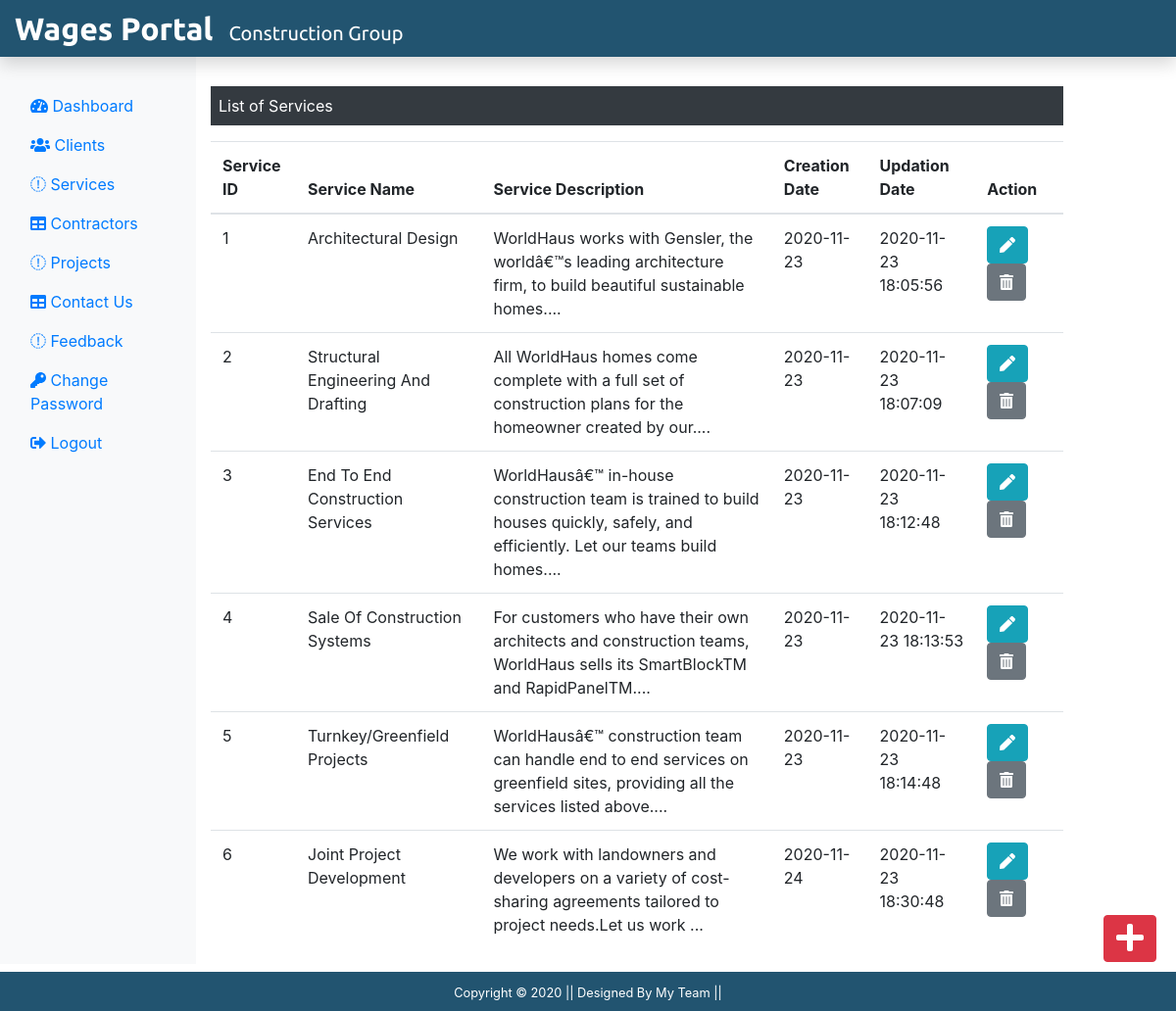
Screenshot of /admin/services.php (signed in) with the database file from the repository.
### tables this page shows
CREATE TABLE `services` (
  `s_id` int(3) NOT NULL,
  `s_name` varchar(255) NOT NULL,
  `s_decs` text NOT NULL,
  `s_img` text NOT NULL,
  `s_creation_date` date NOT NULL,
  `s_updation_date` timestamp NOT NULL DEFAULT CURRENT_TIMESTAMP ON UPDATE CURRENT_TIMESTAMP
);

### admin/services.php (the view, shortened to what this page needs)
<?php
include('./include/header.php');
include('../dbconnection.php');
?>
<div class="col-sm-9 mt-5" style="position: relative;">
				<p class="bg-dark text-white p-2">List of Services</p>
				<?php
					$sql = "SELECT * FROM services";
					$result = $conn->query($sql);
					if($result->num_rows > 0)
					{
				?>
				<table class="table">
					<thead>
						<tr>
							<th scope="col">Service ID</th>
							<th scope="col">Service Name</th>
							<th scope="col">Service Description</th>
							<th scope="col">Creation Date</th>
							<th scope="col">Updation Date</th>
							<th scope="col">Action</th>
						</tr>
					</thead>
					<tbody>
						<?php
							while($row = $result->fetch_assoc()){
						echo '<tr>';
							echo '<td scope="row">' . $row['s_id'] . '</td>';
							echo '<td>' . $row['s_name'] . '</td>';
							echo '<td>' . $row['s_decs'] . '</td>';
							echo '<td>' . $row['s_creation_date'] . '</td>';
							echo '<td>' . $row['s_updation_date'] . '</td>';
							echo '<td>';
								echo '<form action="editService.php" method="POST" class="d-inline">
										<input type="hidden" name="sid" value='.$row["s_id"].'>
										<button class="btn btn-info mr-3" name="view" value="View" type="submit"><i class="fa fa-pen"></i></button>
									</form>';
								echo '<form action="" method="POST" class="d-inline">
										<input type="hidden" name="sid" value='.$row["s_id"].'>
										<button class="btn btn-secondary" name="delete" value="delete" type="submit"><i class="fa fa-trash-alt"></i></button>
									</form>';
							echo '</td>';
						 echo '</tr>';
						 } ?>
					</tbody>
				</table>
				<?php }
					else
					{
						echo '<div class="alert alert-secondary col-sm-6 mt-2">No Recode Found.</div>';
					}
				 ?>
</div>
<div>
	<a href="addService.php" class="btn btn-danger box"><i class="fas fa-plus fa-2x"></i></a>
</div>
<?php
include('./include/footer.php');
?>

### css/adminstyle.css (style rules this page uses)
.box { position: fixed; right: 20px; bottom: 30px; margin-bottom: 20px; }

### rows the page displays
services: s_id "1", s_name "Architectural Design", s_decs "WorldHaus works with Gensler, the worldâ€™s leading architecture firm, to build beautiful sustainable homes....", s_creation_date "2020-11-23", s_updation_date "2020-11-23 18:05:56"
services: s_id "2", s_name "Structural Engineering And Drafting", s_decs "All WorldHaus homes come complete with a full set of construction plans for the homeowner created by our....", s_creation_date "2020-11-23", s_updation_date "2020-11-23 18:07:09"
services: s_id "3", s_name "End To End Construction Services", s_decs "WorldHausâ€™ in-house construction team is trained to build houses quickly, safely, and efficiently. Let our teams build homes....", s_creation_date "2020-11-23", s_updation_date "2020-11-23 18:12:48"
services: s_id "4", s_name "Sale Of Construction Systems", s_decs "For customers who have their own architects and construction teams, WorldHaus sells its SmartBlockTM and RapidPanelTM....", s_creation_date "2020-11-23", s_updation_date "2020-11-23 18:13:53"
services: s_id "5", s_name "Turnkey/Greenfield Projects", s_decs "WorldHausâ€™ construction team can handle end to end services on greenfield sites, providing all the services listed above....", s_creation_date "2020-11-23", s_updation_date "2020-11-23 18:14:48"
services: s_id "6", s_name "Joint Project Development", s_decs "We work with landowners and developers on a variety of cost-sharing agreements tailored to project needs.Let us work ...", s_creation_date "2020-11-24", s_updation_date "2020-11-23 18:30:48"
